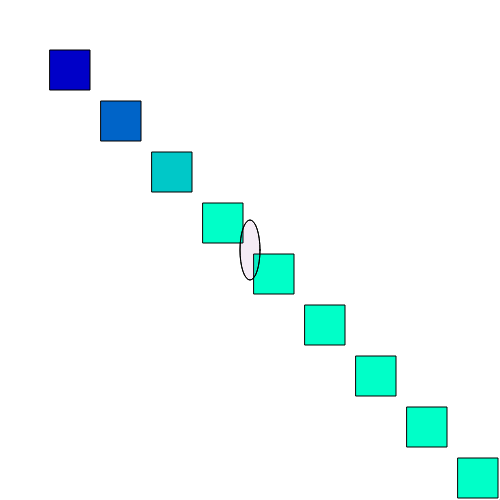
Frame 1 (no input)
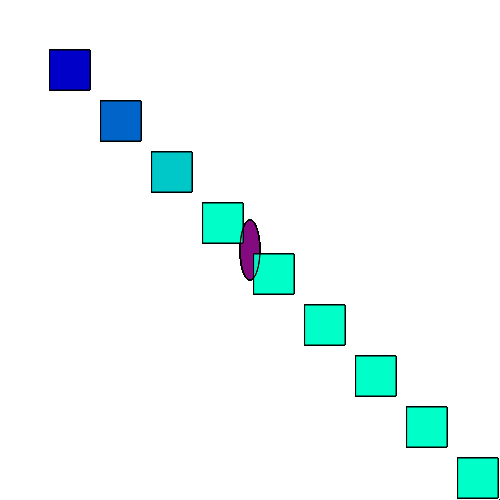
Frame 60 (no input)
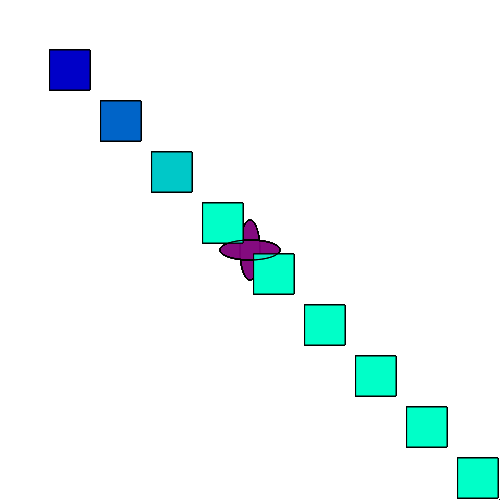
Frame 120 (the mouse pressed at the canvas centre since frame 60)

The p5.js sketch that drew these frames (run headless with seeded random() and noise() and a simulated clock; from frame 60 on, the mouse is pressed at the canvas centre):

// p5.js sketch
// ── sketch.js
//AlexisTrevizo
//cc10.05
//pushpop2
var rotAmount = 0;
var recX = 40;
var recY = 40;
var ellX = 20;
var ellY = 60;

function setup(){

  createCanvas(500,500);
}

function draw(){

  push(); 
      for(i=0; i<10; i++){
        for(j=0;j<1;j++){
          fill(j*220,i*100,200);
          translate(50,50);
          rotAmount = map(mouseX, 0, mouseY, 0, 2*PI);
          rotate(rotAmount);
          rect(i,i,recX,recY);
          }
        }
  pop(); 

 push(); 
      for(i=0; i<10; i++){
        for(j=0;j<1;j++){
          fill(220,i*100,200*j);
          translate(width,height);
          rotAmount = map(mouseX, 0, mouseY, 0, 2*PI);
          rotate(rotAmount);
          rect(i,i,recX,recY);
          }
        }
  pop(); 


   push(); 
      fill(0,0, 255,10);
      translate(width/2,height/2);
      rotAmount = map(mouseX, 0, width, 0, -PI);
      rotate(rotAmount);
      ellipse(0,0,ellX,ellY);
    pop();  
    push(); 
      fill(255,0,0,10);
      translate(width/2,height/2);
      rotAmount = map(mouseX, 0, width, 0, PI);
      rotate(rotAmount);
      ellipse(0,0,ellX,ellY);
    pop();  
}
